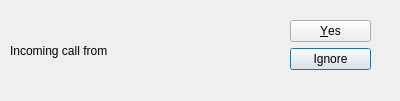
<?xml version="1.0" encoding="UTF-8"?>
<ui version="4.0">
 <class>CallAlert</class>
 <widget class="QDialog" name="CallAlert">
  <property name="geometry">
   <rect>
    <x>0</x>
    <y>0</y>
    <width>400</width>
    <height>101</height>
   </rect>
  </property>
  <property name="windowTitle">
   <string>Dialog</string>
  </property>
  <widget class="QDialogButtonBox" name="buttonBox">
   <property name="geometry">
    <rect>
     <x>290</x>
     <y>20</y>
     <width>81</width>
     <height>241</height>
    </rect>
   </property>
   <property name="orientation">
    <enum>Qt::Vertical</enum>
   </property>
   <property name="standardButtons">
    <set>QDialogButtonBox::Ignore|QDialogButtonBox::Yes</set>
   </property>
  </widget>
  <widget class="QLabel" name="label">
   <property name="geometry">
    <rect>
     <x>10</x>
     <y>30</y>
     <width>281</width>
     <height>41</height>
    </rect>
   </property>
   <property name="text">
    <string>Incoming call from &lt;username&gt;</string>
   </property>
  </widget>
 </widget>
 <resources/>
 <connections>
  <connection>
   <sender>buttonBox</sender>
   <signal>accepted()</signal>
   <receiver>CallAlert</receiver>
   <slot>accept()</slot>
   <hints>
    <hint type="sourcelabel">
     <x>248</x>
     <y>254</y>
    </hint>
    <hint type="destinationlabel">
     <x>157</x>
     <y>274</y>
    </hint>
   </hints>
  </connection>
  <connection>
   <sender>buttonBox</sender>
   <signal>rejected()</signal>
   <receiver>CallAlert</receiver>
   <slot>reject()</slot>
   <hints>
    <hint type="sourcelabel">
     <x>316</x>
     <y>260</y>
    </hint>
    <hint type="destinationlabel">
     <x>286</x>
     <y>274</y>
    </hint>
   </hints>
  </connection>
 </connections>
</ui>
